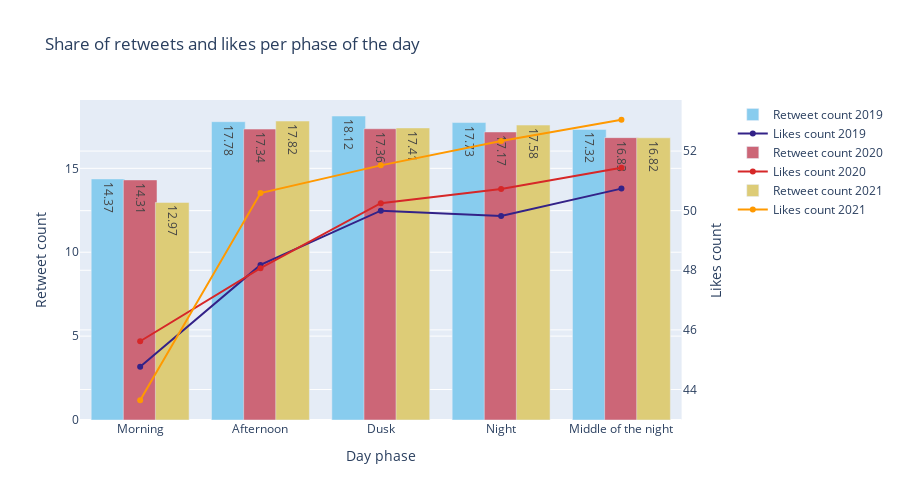
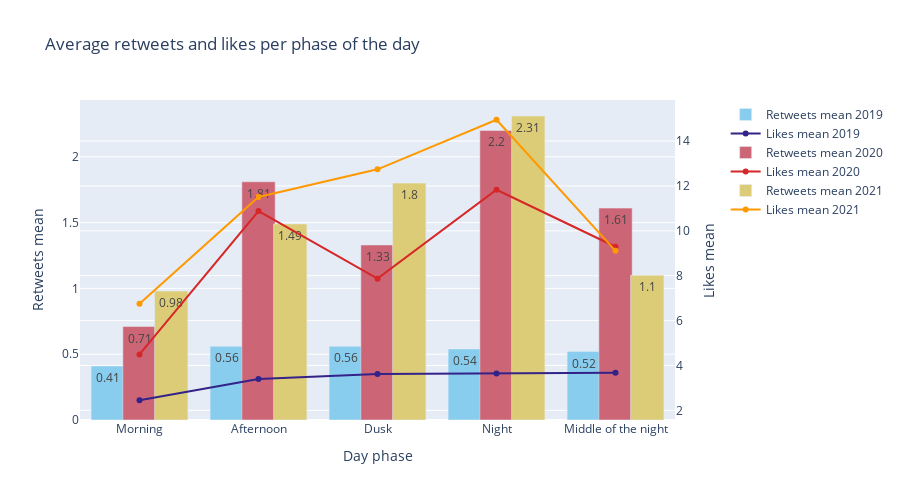

Notebook code for these charts, in order:
### Code cell
analysis_chart(df_analysis, 'day_phase', '% with retweets', '% with likes', 'Day phase', '% with retweets', '% with likes', 'Percentage of retweets and likes during the day')
analysis_chart(df_analysis, 'day_phase', 'retweets mean', 'likes mean', 'Day phase', 'Retweets mean', 'Likes mean', 'Average retweets and likes during the day')

### Figure 1 — Plotly figure (JSON) as saved in the notebook; plotly's stock layout.template omitted (floating-point values rounded to 4 significant figures)
{"data": [{"marker": {"color": "rgb(136, 204, 238)"}, "name": "Retweet count 2019", "text": ["14.37", "17.78", "18.12", "17.73", "17.32"], "textposition": "inside", "width": 0.28, "x": ["Morning", "Afternoon", "Dusk", "Night", "Middle of the night"], "y": [14.37, 17.78, 18.12, 17.73, 17.32], "type": "bar", "xaxis": "x", "yaxis": "y"}, {"marker": {"color": "rgb(51, 34, 136)"}, "name": "Likes count 2019", "x": ["Morning", "Afternoon", "Dusk", "Night", "Middle of the night"], "y": [44.76, 48.18, 50.0, 49.82, 50.74], "type": "scatter", "xaxis": "x", "yaxis": "y2"}, {"marker": {"color": "rgb(204, 102, 119)"}, "name": "Retweet count 2020", "text": ["14.31", "17.34", "17.36", "17.17", "16.83"], "textposition": "inside", "width": 0.28, "x": ["Morning", "Afternoon", "Dusk", "Night", "Middle of the night"], "y": [14.31, 17.34, 17.36, 17.17, 16.83], "type": "bar", "xaxis": "x", "yaxis": "y"}, {"marker": {"color": "#D62728"}, "name": "Likes count 2020", "x": ["Morning", "Afternoon", "Dusk", "Night", "Middle of the night"], "y": [45.62, 48.07, 50.25, 50.73, 51.44], "type": "scatter", "xaxis": "x", "yaxis": "y2"}, {"marker": {"color": "rgb(221, 204, 119)"}, "name": "Retweet count 2021", "text": ["12.97", "17.82", "17.41", "17.58", "16.82"], "textposition": "inside", "width": 0.28, "x": ["Morning", "Afternoon", "Dusk", "Night", "Middle of the night"], "y": [12.97, 17.82, 17.41, 17.58, 16.82], "type": "bar", "xaxis": "x", "yaxis": "y"}, {"marker": {"color": "#FF9900"}, "name": "Likes count 2021", "x": ["Morning", "Afternoon", "Dusk", "Night", "Middle of the night"], "y": [43.64, 50.59, 51.52, 52.34, 53.05], "type": "scatter", "xaxis": "x", "yaxis": "y2"}], "layout": {"xaxis": {"anchor": "y", "domain": [0.0, 0.94], "title": {"text": "Day phase"}}, "yaxis": {"anchor": "x", "domain": [0.0, 1.0], "title": {"text": "Retweet count"}}, "yaxis2": {"anchor": "x", "overlaying": "y", "side": "right", "title": {"text": "Likes count"}}, "title": {"text": "Share of retweets and likes per phase of the day"}, "width": 900, "height": 500}}

### Figure 2 — Plotly figure (JSON) as saved in the notebook; plotly's stock layout.template omitted (floating-point values rounded to 4 significant figures)
{"data": [{"marker": {"color": "rgb(136, 204, 238)"}, "name": "Retweets mean 2019", "text": ["0.41", "0.56", "0.56", "0.54", "0.52"], "textposition": "inside", "width": 0.28, "x": ["Morning", "Afternoon", "Dusk", "Night", "Middle of the night"], "y": [0.41, 0.56, 0.56, 0.54, 0.52], "type": "bar", "xaxis": "x", "yaxis": "y"}, {"marker": {"color": "rgb(51, 34, 136)"}, "name": "Likes mean 2019", "x": ["Morning", "Afternoon", "Dusk", "Night", "Middle of the night"], "y": [2.45, 3.4, 3.62, 3.64, 3.68], "type": "scatter", "xaxis": "x", "yaxis": "y2"}, {"marker": {"color": "rgb(204, 102, 119)"}, "name": "Retweets mean 2020", "text": ["0.71", "1.81", "1.33", "2.2", "1.61"], "textposition": "inside", "width": 0.28, "x": ["Morning", "Afternoon", "Dusk", "Night", "Middle of the night"], "y": [0.71, 1.81, 1.33, 2.2, 1.61], "type": "bar", "xaxis": "x", "yaxis": "y"}, {"marker": {"color": "#D62728"}, "name": "Likes mean 2020", "x": ["Morning", "Afternoon", "Dusk", "Night", "Middle of the night"], "y": [4.49, 10.88, 7.87, 11.83, 9.29], "type": "scatter", "xaxis": "x", "yaxis": "y2"}, {"marker": {"color": "rgb(221, 204, 119)"}, "name": "Retweets mean 2021", "text": ["0.98", "1.49", "1.8", "2.31", "1.1"], "textposition": "inside", "width": 0.28, "x": ["Morning", "Afternoon", "Dusk", "Night", "Middle of the night"], "y": [0.98, 1.49, 1.8, 2.31, 1.1], "type": "bar", "xaxis": "x", "yaxis": "y"}, {"marker": {"color": "#FF9900"}, "name": "Likes mean 2021", "x": ["Morning", "Afternoon", "Dusk", "Night", "Middle of the night"], "y": [6.75, 11.51, 12.74, 14.95, 9.11], "type": "scatter", "xaxis": "x", "yaxis": "y2"}], "layout": {"xaxis": {"anchor": "y", "domain": [0.0, 0.94], "title": {"text": "Day phase"}}, "yaxis": {"anchor": "x", "domain": [0.0, 1.0], "title": {"text": "Retweets mean"}}, "yaxis2": {"anchor": "x", "overlaying": "y", "side": "right", "title": {"text": "Likes mean"}}, "title": {"text": "Average retweets and likes per phase of the day"}, "width": 900, "height": 500}}
